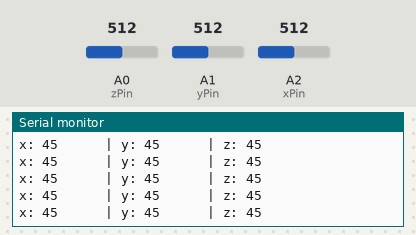
Recording of a sketch running on a simulated Arduino Uno, built with avr-gcc and run on an emulated ATmega328P. On the bench: the last lines printed to the serial monitor. The test bench sets the inputs (shaded band); at power-on: A1 (yPin) = 512, A2 (xPin) = 512, A0 (zPin) = 512.

Above: at 2.7 s.
2.8 s: A1 (yPin) set to 376
At 2.84 s:
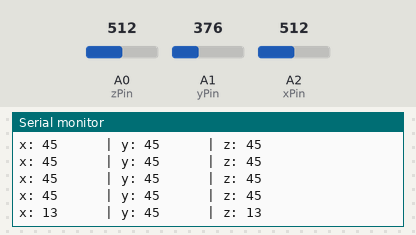
5.8 s: A1 (yPin) set to 349
At 5.88 s:
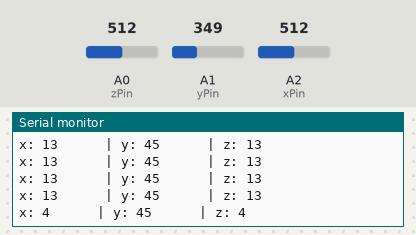
10.3 s: A2 (xPin) set to 357
At 10.34 s:
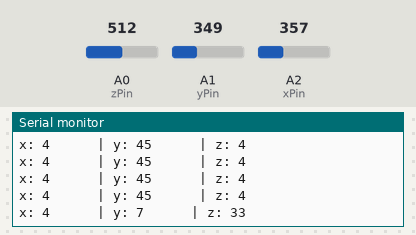
13.3 s: A2 (xPin) set to 347
At 13.38 s:
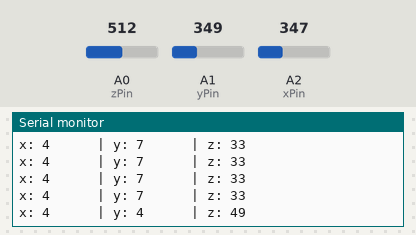
Timing chart, 0 to 15.8 s (numbered marks = the images above; inputs shaded):
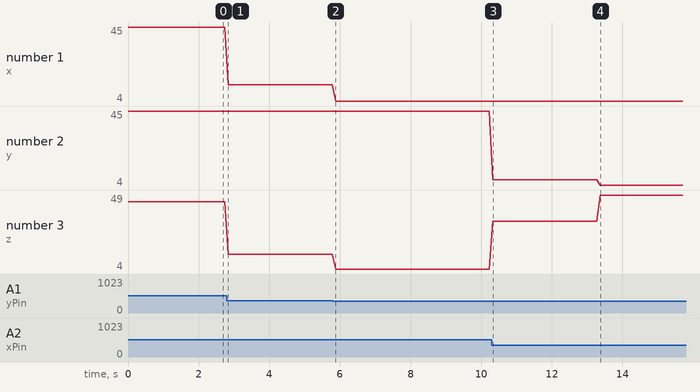

The sketch:

simple_acelerometro.ino
```cpp
// (licence header left out)
//Analog read pins
const int xPin = 2;
const int yPin = 1;
const int zPin = 0;

//The minimum and maximum values that came from
//the accelerometer while standing still
//You very well may need to change these
int minVal = 265;
int maxVal = 402;


//to hold the caculated values
int x;
int y;
int z;


void setup(){
  Serial.begin(9600);
}


void loop(){

  //read the analog values from the accelerometer
  int xRead = analogRead(xPin);
  int yRead = analogRead(yPin);
  int zRead = analogRead(zPin);

  //convert read values to degrees -90 to 90 - Needed for atan2
  int xAng = map(xRead, minVal, maxVal, -90, 90);
  int yAng = map(yRead, minVal, maxVal, -90, 90);
  int zAng = map(zRead, minVal, maxVal, -90, 90);

  //Caculate 360deg values like so: atan2(-yAng, -zAng)
  //atan2 outputs the value of -π to π (radians)
  //We are then converting the radians to degrees
  x = RAD_TO_DEG * (atan2(-yAng, -zAng) + PI);
  y = RAD_TO_DEG * (atan2(-xAng, -zAng) + PI);
  z = RAD_TO_DEG * (atan2(-yAng, -xAng) + PI);

  //Output the caculations
  Serial.print("x: ");
  Serial.print(x);
  Serial.print("      | y: ");
  Serial.print(y);
  Serial.print("      | z: ");
  Serial.println(z);

  delay(100);//just here to slow down the serial output - Easier to read
}
```

Measured:
- after the input at 2.8 s, the serial monitor: prints a new line at once (image 1)
- after the input at 5.8 s, the serial monitor: prints a new line after 0.08 s (image 2)
- after the input at 10.3 s, the serial monitor: prints a new line at once (image 3)
- after the input at 13.3 s, the serial monitor: prints a new line after 0.07 s (image 4)
- plotted number 1: 45 → 13 after the input at 2.8 s, 13 → 4 after the input at 5.8 s
- plotted number 2: 45 → 7 after the input at 10.3 s
- plotted number 3: 45 → 13 after the input at 2.8 s, 13 → 4 after the input at 5.8 s, 4 → 33 after the input at 10.3 s, 33 → 49 after the input at 13.3 s
